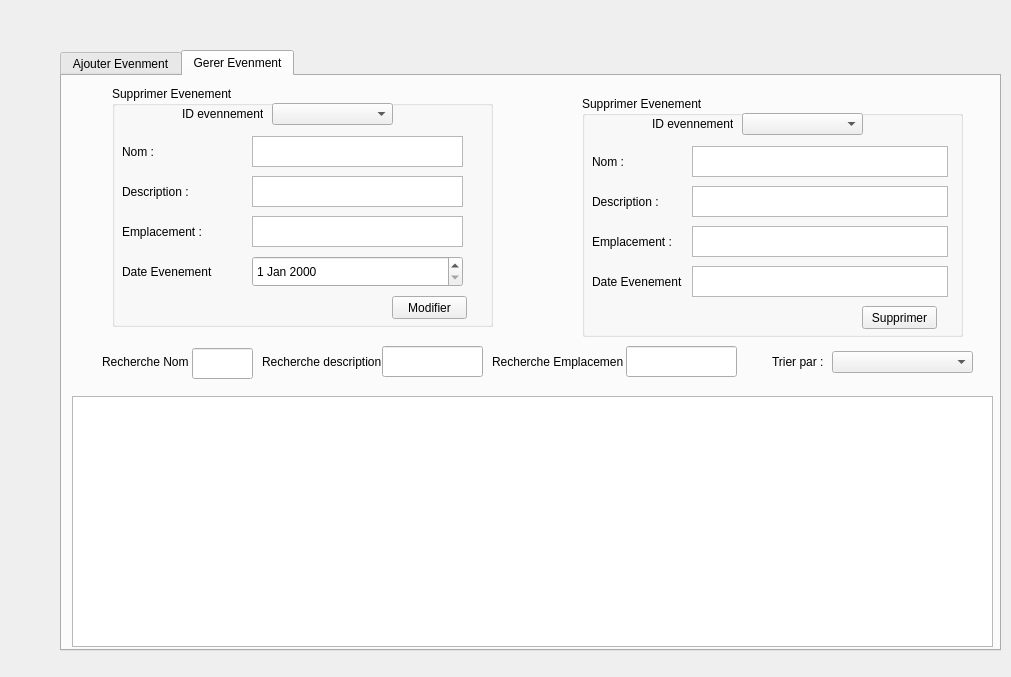
<?xml version="1.0" encoding="UTF-8"?>
<ui version="4.0">
 <class>EvenementInter</class>
 <widget class="QDialog" name="EvenementInter">
  <property name="geometry">
   <rect>
    <x>0</x>
    <y>0</y>
    <width>1011</width>
    <height>677</height>
   </rect>
  </property>
  <property name="windowTitle">
   <string>Dialog</string>
  </property>
  <widget class="QTabWidget" name="tabWidget">
   <property name="geometry">
    <rect>
     <x>60</x>
     <y>50</y>
     <width>941</width>
     <height>601</height>
    </rect>
   </property>
   <property name="currentIndex">
    <number>1</number>
   </property>
   <widget class="QWidget" name="tab">
    <attribute name="title">
     <string>Ajouter Evenment</string>
    </attribute>
    <widget class="QGroupBox" name="groupBox">
     <property name="geometry">
      <rect>
       <x>260</x>
       <y>140</y>
       <width>431</width>
       <height>301</height>
      </rect>
     </property>
     <property name="title">
      <string>Ajouter Evenement</string>
     </property>
     <widget class="QDateEdit" name="dateEdit">
      <property name="geometry">
       <rect>
        <x>105</x>
        <y>150</y>
        <width>211</width>
        <height>31</height>
       </rect>
      </property>
     </widget>
     <widget class="QTextEdit" name="Emplacement">
      <property name="geometry">
       <rect>
        <x>105</x>
        <y>110</y>
        <width>211</width>
        <height>31</height>
       </rect>
      </property>
     </widget>
     <widget class="QLabel" name="label_13">
      <property name="geometry">
       <rect>
        <x>5</x>
        <y>30</y>
        <width>91</width>
        <height>31</height>
       </rect>
      </property>
      <property name="text">
       <string>Nom :</string>
      </property>
     </widget>
     <widget class="QLabel" name="label_12">
      <property name="geometry">
       <rect>
        <x>5</x>
        <y>150</y>
        <width>91</width>
        <height>31</height>
       </rect>
      </property>
      <property name="text">
       <string>Date Evenement :</string>
      </property>
     </widget>
     <widget class="QLabel" name="label_15">
      <property name="geometry">
       <rect>
        <x>5</x>
        <y>110</y>
        <width>91</width>
        <height>31</height>
       </rect>
      </property>
      <property name="text">
       <string>Emplacement :</string>
      </property>
     </widget>
     <widget class="QLabel" name="label_14">
      <property name="geometry">
       <rect>
        <x>5</x>
        <y>70</y>
        <width>91</width>
        <height>31</height>
       </rect>
      </property>
      <property name="text">
       <string>Description :</string>
      </property>
     </widget>
     <widget class="QTextEdit" name="Nom">
      <property name="geometry">
       <rect>
        <x>105</x>
        <y>30</y>
        <width>211</width>
        <height>31</height>
       </rect>
      </property>
     </widget>
     <widget class="QTextEdit" name="Description">
      <property name="geometry">
       <rect>
        <x>105</x>
        <y>70</y>
        <width>211</width>
        <height>31</height>
       </rect>
      </property>
     </widget>
     <widget class="QPushButton" name="AjouterBouton">
      <property name="geometry">
       <rect>
        <x>120</x>
        <y>200</y>
        <width>75</width>
        <height>23</height>
       </rect>
      </property>
      <property name="text">
       <string>Ajouter</string>
      </property>
     </widget>
    </widget>
   </widget>
   <widget class="QWidget" name="tab_2">
    <attribute name="title">
     <string>Gerer Evenment</string>
    </attribute>
    <widget class="QGroupBox" name="groupBox_2">
     <property name="geometry">
      <rect>
       <x>520</x>
       <y>20</y>
       <width>381</width>
       <height>241</height>
      </rect>
     </property>
     <property name="title">
      <string>Supprimer Evenement</string>
     </property>
     <widget class="QComboBox" name="comboBox">
      <property name="geometry">
       <rect>
        <x>160</x>
        <y>17</y>
        <width>121</width>
        <height>22</height>
       </rect>
      </property>
     </widget>
     <widget class="QLabel" name="label">
      <property name="geometry">
       <rect>
        <x>70</x>
        <y>12</y>
        <width>81</width>
        <height>31</height>
       </rect>
      </property>
      <property name="text">
       <string>ID evennement</string>
      </property>
     </widget>
     <widget class="QPushButton" name="SupprimerBouton">
      <property name="geometry">
       <rect>
        <x>280</x>
        <y>210</y>
        <width>75</width>
        <height>23</height>
       </rect>
      </property>
      <property name="text">
       <string>Supprimer</string>
      </property>
     </widget>
     <widget class="QLabel" name="label_27">
      <property name="geometry">
       <rect>
        <x>10</x>
        <y>130</y>
        <width>91</width>
        <height>31</height>
       </rect>
      </property>
      <property name="text">
       <string>Emplacement :</string>
      </property>
     </widget>
     <widget class="QLabel" name="label_24">
      <property name="geometry">
       <rect>
        <x>10</x>
        <y>50</y>
        <width>91</width>
        <height>31</height>
       </rect>
      </property>
      <property name="text">
       <string>Nom :</string>
      </property>
     </widget>
     <widget class="QLabel" name="label_25">
      <property name="geometry">
       <rect>
        <x>10</x>
        <y>90</y>
        <width>91</width>
        <height>31</height>
       </rect>
      </property>
      <property name="text">
       <string>Description :</string>
      </property>
     </widget>
     <widget class="QLabel" name="label_26">
      <property name="geometry">
       <rect>
        <x>10</x>
        <y>170</y>
        <width>91</width>
        <height>31</height>
       </rect>
      </property>
      <property name="text">
       <string>Date Evenement :</string>
      </property>
     </widget>
     <widget class="QTextBrowser" name="Nomval">
      <property name="geometry">
       <rect>
        <x>110</x>
        <y>50</y>
        <width>256</width>
        <height>31</height>
       </rect>
      </property>
     </widget>
     <widget class="QTextBrowser" name="Descriptionval">
      <property name="geometry">
       <rect>
        <x>110</x>
        <y>90</y>
        <width>256</width>
        <height>31</height>
       </rect>
      </property>
     </widget>
     <widget class="QTextBrowser" name="Emplacementval">
      <property name="geometry">
       <rect>
        <x>110</x>
        <y>130</y>
        <width>256</width>
        <height>31</height>
       </rect>
      </property>
     </widget>
     <widget class="QTextBrowser" name="Dateeventval">
      <property name="geometry">
       <rect>
        <x>110</x>
        <y>170</y>
        <width>256</width>
        <height>31</height>
       </rect>
      </property>
     </widget>
    </widget>
    <widget class="QTableView" name="tablemodifier">
     <property name="geometry">
      <rect>
       <x>10</x>
       <y>320</y>
       <width>921</width>
       <height>251</height>
      </rect>
     </property>
    </widget>
    <widget class="QGroupBox" name="groupBox_3">
     <property name="geometry">
      <rect>
       <x>50</x>
       <y>10</y>
       <width>381</width>
       <height>241</height>
      </rect>
     </property>
     <property name="title">
      <string>Supprimer Evenement</string>
     </property>
     <widget class="QComboBox" name="comboBox_modif">
      <property name="geometry">
       <rect>
        <x>160</x>
        <y>17</y>
        <width>121</width>
        <height>22</height>
       </rect>
      </property>
     </widget>
     <widget class="QLabel" name="label_2">
      <property name="geometry">
       <rect>
        <x>70</x>
        <y>12</y>
        <width>81</width>
        <height>31</height>
       </rect>
      </property>
      <property name="text">
       <string>ID evennement</string>
      </property>
     </widget>
     <widget class="QPushButton" name="ModifierBouton">
      <property name="geometry">
       <rect>
        <x>280</x>
        <y>210</y>
        <width>75</width>
        <height>23</height>
       </rect>
      </property>
      <property name="text">
       <string>Modifier</string>
      </property>
     </widget>
     <widget class="QLabel" name="label_28">
      <property name="geometry">
       <rect>
        <x>10</x>
        <y>130</y>
        <width>91</width>
        <height>31</height>
       </rect>
      </property>
      <property name="text">
       <string>Emplacement :</string>
      </property>
     </widget>
     <widget class="QLabel" name="label_29">
      <property name="geometry">
       <rect>
        <x>10</x>
        <y>50</y>
        <width>91</width>
        <height>31</height>
       </rect>
      </property>
      <property name="text">
       <string>Nom :</string>
      </property>
     </widget>
     <widget class="QLabel" name="label_30">
      <property name="geometry">
       <rect>
        <x>10</x>
        <y>90</y>
        <width>91</width>
        <height>31</height>
       </rect>
      </property>
      <property name="text">
       <string>Description :</string>
      </property>
     </widget>
     <widget class="QLabel" name="label_31">
      <property name="geometry">
       <rect>
        <x>10</x>
        <y>170</y>
        <width>91</width>
        <height>31</height>
       </rect>
      </property>
      <property name="text">
       <string>Date Evenement :</string>
      </property>
     </widget>
     <widget class="QTextEdit" name="Emplacement_modif">
      <property name="geometry">
       <rect>
        <x>140</x>
        <y>130</y>
        <width>211</width>
        <height>31</height>
       </rect>
      </property>
     </widget>
     <widget class="QTextEdit" name="Nom_modif">
      <property name="geometry">
       <rect>
        <x>140</x>
        <y>50</y>
        <width>211</width>
        <height>31</height>
       </rect>
      </property>
     </widget>
     <widget class="QTextEdit" name="Description_modif">
      <property name="geometry">
       <rect>
        <x>140</x>
        <y>90</y>
        <width>211</width>
        <height>31</height>
       </rect>
      </property>
     </widget>
     <widget class="QDateEdit" name="dateEdit_modif">
      <property name="geometry">
       <rect>
        <x>140</x>
        <y>170</y>
        <width>211</width>
        <height>31</height>
       </rect>
      </property>
     </widget>
    </widget>
    <widget class="QLabel" name="label_3">
     <property name="geometry">
      <rect>
       <x>40</x>
       <y>270</y>
       <width>91</width>
       <height>31</height>
      </rect>
     </property>
     <property name="text">
      <string>Recherche Nom :</string>
     </property>
    </widget>
    <widget class="QLabel" name="label_4">
     <property name="geometry">
      <rect>
       <x>710</x>
       <y>270</y>
       <width>91</width>
       <height>31</height>
      </rect>
     </property>
     <property name="text">
      <string>Trier par :</string>
     </property>
    </widget>
    <widget class="QLineEdit" name="recherche">
     <property name="geometry">
      <rect>
       <x>130</x>
       <y>272</y>
       <width>61</width>
       <height>31</height>
      </rect>
     </property>
    </widget>
    <widget class="QComboBox" name="comboBox_Tri">
     <property name="geometry">
      <rect>
       <x>770</x>
       <y>275</y>
       <width>141</width>
       <height>22</height>
      </rect>
     </property>
    </widget>
    <widget class="QLabel" name="label_9">
     <property name="geometry">
      <rect>
       <x>430</x>
       <y>270</y>
       <width>131</width>
       <height>31</height>
      </rect>
     </property>
     <property name="text">
      <string>Recherche Emplacement :</string>
     </property>
    </widget>
    <widget class="QLineEdit" name="recherche_emp">
     <property name="geometry">
      <rect>
       <x>564</x>
       <y>270</y>
       <width>111</width>
       <height>31</height>
      </rect>
     </property>
    </widget>
    <widget class="QLabel" name="label_10">
     <property name="geometry">
      <rect>
       <x>200</x>
       <y>270</y>
       <width>121</width>
       <height>31</height>
      </rect>
     </property>
     <property name="text">
      <string>Recherche description :</string>
     </property>
    </widget>
    <widget class="QLineEdit" name="recherche_desc">
     <property name="geometry">
      <rect>
       <x>320</x>
       <y>270</y>
       <width>101</width>
       <height>31</height>
      </rect>
     </property>
    </widget>
   </widget>
  </widget>
 </widget>
 <resources/>
 <connections/>
</ui>
